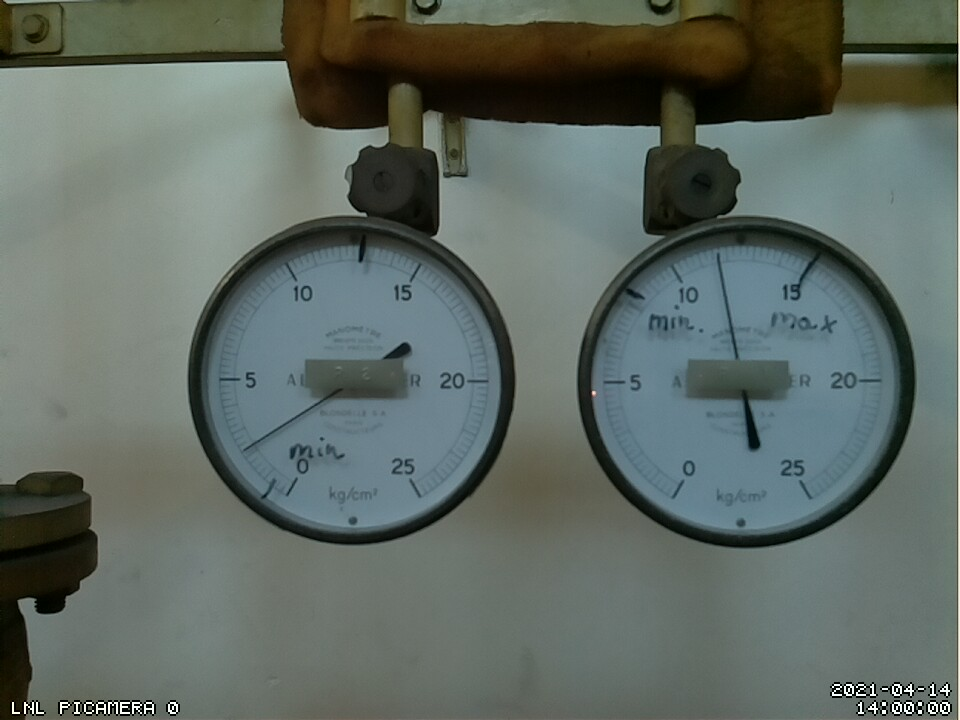
#> input picture original_images/2021041414.jpg, 960 x 720 px; its folder holds only this picture in this run
$ python cropper_dir.py
#> lines starting #> are read from the running program, lines starting #| are printed output that depends on the picture
# my code for black and white image
from PIL import Image
import os

imPath  = "original_images"
cropPath = "cropped_images"
imFiles = os.listdir(imPath)

for filename in imFiles:
    image = Image.open(os.path.join(imPath,filename)) # name of the image file
#> image is the input picture: PIL image 960x720 RGB; mean R, G, B 95.5, 106, 99.4
    rgb_image = image.convert('RGB')
    width, height = image.size
#> width = 960; height = 720

    output = Image.new('RGB', (width, height))
#> output: PIL image 960x720 RGB; every value is 0
    # cropped: x:180-920, y: 210-550, => 740x340
    cropped = Image.new('RGB', (740, 340))
#> cropped: PIL image 740x340 RGB; every value is 0

    for row in range(height):
        for col in range(width):
            r, g, b = image.getpixel((col, row))

            p = (int)((0.3 * r) + (0.3 * g) + (0.4 * b))
            if ( p < 128 ):
                p = max(0, 128 -(128-p)*2+64)
            else:
                p = min(255, 128 + (p-128)*2+64)

            output.putpixel((col, row),(p,p,p))

            if col >= 180 and col < 920 and row >= 210 and row < 550 :
                cropped.putpixel((col-180, row-210),(p,p,p))
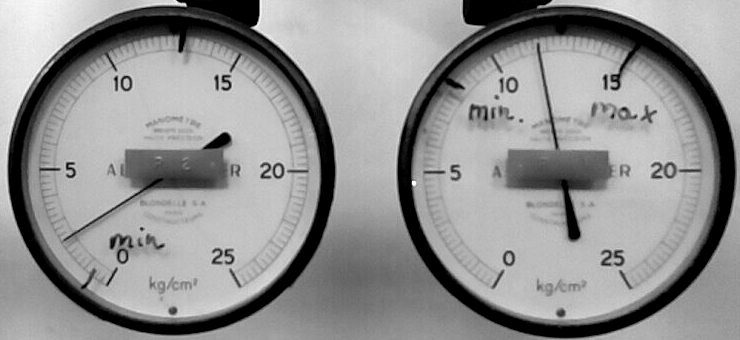
#> cropped: PIL image 740x340 RGB; min 0, max 255, mean 145.5
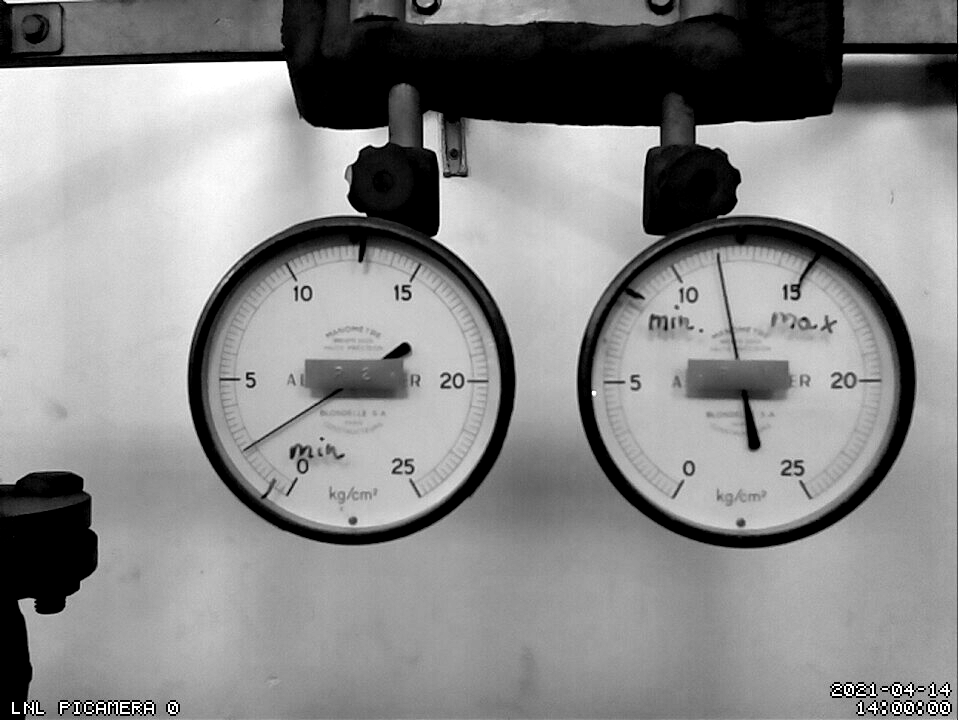
#> output: PIL image 960x720 RGB; min 0, max 255, mean 138.3

    # output.save("manometro_clarendon.jpg")

    cropped.save(os.path.join(cropPath,"cropped_"+filename))
